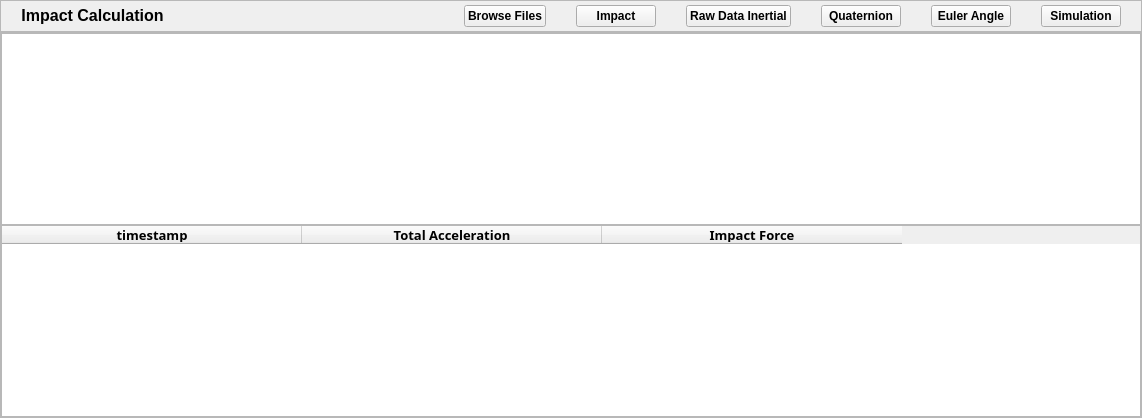
                <widget class="QWidget" name="ImpactPage">
                 <layout class="QVBoxLayout" name="verticalLayout_20">
                  <property name="spacing">
                   <number>0</number>
                  </property>
                  <property name="leftMargin">
                   <number>0</number>
                  </property>
                  <property name="topMargin">
                   <number>0</number>
                  </property>
                  <property name="rightMargin">
                   <number>0</number>
                  </property>
                  <property name="bottomMargin">
                   <number>0</number>
                  </property>
                  <item>
                   <widget class="QFrame" name="frame_10">
                    <property name="sizePolicy">
                     <sizepolicy hsizetype="Preferred" vsizetype="Minimum">
                      <horstretch>0</horstretch>
                      <verstretch>0</verstretch>
                     </sizepolicy>
                    </property>
                    <property name="maximumSize">
                     <size>
                      <width>16777215</width>
                      <height>40</height>
                     </size>
                    </property>
                    <property name="frameShape">
                     <enum>QFrame::StyledPanel</enum>
                    </property>
                    <property name="frameShadow">
                     <enum>QFrame::Raised</enum>
                    </property>
                    <layout class="QHBoxLayout" name="horizontalLayout_23">
                     <property name="spacing">
                      <number>0</number>
                     </property>
                     <property name="leftMargin">
                      <number>20</number>
                     </property>
                     <property name="topMargin">
                      <number>0</number>
                     </property>
                     <property name="rightMargin">
                      <number>20</number>
                     </property>
                     <property name="bottomMargin">
                      <number>0</number>
                     </property>
                     <item>
                      <widget class="QLabel" name="label_12">
                       <property name="sizePolicy">
                        <sizepolicy hsizetype="Preferred" vsizetype="Fixed">
                         <horstretch>0</horstretch>
                         <verstretch>0</verstretch>
                        </sizepolicy>
                       </property>
                       <property name="font">
                        <font>
                         <pointsize>12</pointsize>
                         <weight>75</weight>
                         <bold>true</bold>
                        </font>
                       </property>
                       <property name="text">
                        <string>Impact Calculation</string>
                       </property>
                       <property name="alignment">
                        <set>Qt::AlignCenter</set>
                       </property>
                      </widget>
                     </item>
                     <item>
                      <spacer name="horizontalSpacer_12">
                       <property name="orientation">
                        <enum>Qt::Horizontal</enum>
                       </property>
                       <property name="sizeType">
                        <enum>QSizePolicy::Expanding</enum>
                       </property>
                       <property name="sizeHint" stdset="0">
                        <size>
                         <width>300</width>
                         <height>30</height>
                        </size>
                       </property>
                      </spacer>
                     </item>
                     <item>
                      <widget class="QPushButton" name="FLoadFileInertial">
                       <property name="font">
                        <font>
                         <weight>75</weight>
                         <bold>true</bold>
                        </font>
                       </property>
                       <property name="text">
                        <string>Browse Files</string>
                       </property>
                      </widget>
                     </item>
                     <item>
                      <spacer name="horizontalSpacer_36">
                       <property name="orientation">
                        <enum>Qt::Horizontal</enum>
                       </property>
                       <property name="sizeType">
                        <enum>QSizePolicy::Fixed</enum>
                       </property>
                       <property name="sizeHint" stdset="0">
                        <size>
                         <width>30</width>
                         <height>20</height>
                        </size>
                       </property>
                      </spacer>
                     </item>
                     <item>
                      <widget class="QPushButton" name="FImpact">
                       <property name="font">
                        <font>
                         <weight>75</weight>
                         <bold>true</bold>
                        </font>
                       </property>
                       <property name="text">
                        <string>Impact</string>
                       </property>
                      </widget>
                     </item>
                     <item>
                      <spacer name="horizontalSpacer_37">
                       <property name="orientation">
                        <enum>Qt::Horizontal</enum>
                       </property>
                       <property name="sizeType">
                        <enum>QSizePolicy::Fixed</enum>
                       </property>
                       <property name="sizeHint" stdset="0">
                        <size>
                         <width>30</width>
                         <height>20</height>
                        </size>
                       </property>
                      </spacer>
                     </item>
                     <item>
                      <widget class="QPushButton" name="FRawDatabtn">
                       <property name="font">
                        <font>
                         <weight>75</weight>
                         <bold>true</bold>
                        </font>
                       </property>
                       <property name="text">
                        <string>Raw Data Inertial</string>
                       </property>
                      </widget>
                     </item>
                     <item>
                      <spacer name="horizontalSpacer_38">
                       <property name="orientation">
                        <enum>Qt::Horizontal</enum>
                       </property>
                       <property name="sizeType">
                        <enum>QSizePolicy::Fixed</enum>
                       </property>
                       <property name="sizeHint" stdset="0">
                        <size>
                         <width>30</width>
                         <height>20</height>
                        </size>
                       </property>
                      </spacer>
                     </item>
                     <item>
                      <widget class="QPushButton" name="FQuaternionbtn">
                       <property name="font">
                        <font>
                         <weight>75</weight>
                         <bold>true</bold>
                        </font>
                       </property>
                       <property name="text">
                        <string>Quaternion</string>
                       </property>
                      </widget>
                     </item>
                     <item>
                      <spacer name="horizontalSpacer_39">
                       <property name="orientation">
                        <enum>Qt::Horizontal</enum>
                       </property>
                       <property name="sizeType">
                        <enum>QSizePolicy::Minimum</enum>
                       </property>
                       <property name="sizeHint" stdset="0">
                        <size>
                         <width>30</width>
                         <height>20</height>
                        </size>
                       </property>
                      </spacer>
                     </item>
                     <item>
                      <widget class="QPushButton" name="FEulerbtn">
                       <property name="font">
                        <font>
                         <weight>75</weight>
                         <bold>true</bold>
                        </font>
                       </property>
                       <property name="text">
                        <string>Euler Angle</string>
                       </property>
                      </widget>
                     </item>
                     <item>
                      <spacer name="horizontalSpacer_40">
                       <property name="orientation">
                        <enum>Qt::Horizontal</enum>
                       </property>
                       <property name="sizeType">
                        <enum>QSizePolicy::Fixed</enum>
                       </property>
                       <property name="sizeHint" stdset="0">
                        <size>
                         <width>30</width>
                         <height>20</height>
                        </size>
                       </property>
                      </spacer>
                     </item>
                     <item>
                      <widget class="QPushButton" name="FSimulationbtn">
                       <property name="font">
                        <font>
                         <weight>75</weight>
                         <bold>true</bold>
                        </font>
                       </property>
                       <property name="text">
                        <string>Simulation</string>
                       </property>
                      </widget>
                     </item>
                    </layout>
                   </widget>
                  </item>
                  <item>
                   <widget class="QFrame" name="frame_11">
                    <property name="sizePolicy">
                     <sizepolicy hsizetype="Preferred" vsizetype="Expanding">
                      <horstretch>0</horstretch>
                      <verstretch>0</verstretch>
                     </sizepolicy>
                    </property>
                    <property name="minimumSize">
                     <size>
                      <width>0</width>
                      <height>220</height>
                     </size>
                    </property>
                    <property name="frameShape">
                     <enum>QFrame::StyledPanel</enum>
                    </property>
                    <property name="frameShadow">
                     <enum>QFrame::Raised</enum>
                    </property>
                    <layout class="QVBoxLayout" name="verticalLayout_26">
                     <property name="spacing">
                      <number>0</number>
                     </property>
                     <property name="leftMargin">
                      <number>0</number>
                     </property>
                     <property name="topMargin">
                      <number>0</number>
                     </property>
                     <property name="rightMargin">
                      <number>0</number>
                     </property>
                     <property name="bottomMargin">
                      <number>0</number>
                     </property>
                     <item>
                      <widget class="QChartView" name="ImpactChart"/>
                     </item>
                     <item>
                      <widget class="QTableWidget" name="ImpactTable">
                       <property name="sizePolicy">
                        <sizepolicy hsizetype="Preferred" vsizetype="Minimum">
                         <horstretch>0</horstretch>
                         <verstretch>0</verstretch>
                        </sizepolicy>
                       </property>
                       <property name="minimumSize">
                        <size>
                         <width>0</width>
                         <height>0</height>
                        </size>
                       </property>
                       <property name="maximumSize">
                        <size>
                         <width>16777215</width>
                         <height>300</height>
                        </size>
                       </property>
                       <property name="sizeIncrement">
                        <size>
                         <width>927</width>
                         <height>0</height>
                        </size>
                       </property>
                       <property name="font">
                        <font>
                         <family>Sans Serif Collection</family>
                         <pointsize>10</pointsize>
                         <weight>50</weight>
                         <bold>false</bold>
                        </font>
                       </property>
                       <property name="focusPolicy">
                        <enum>Qt::NoFocus</enum>
                       </property>
                       <property name="inputMethodHints">
                        <set>Qt::ImhDigitsOnly</set>
                       </property>
                       <property name="autoScrollMargin">
                        <number>10</number>
                       </property>
                       <property name="editTriggers">
                        <set>QAbstractItemView::NoEditTriggers</set>
                       </property>
                       <property name="alternatingRowColors">
                        <bool>false</bool>
                       </property>
                       <attribute name="horizontalHeaderDefaultSectionSize">
                        <number>300</number>
                       </attribute>
                       <column>
                        <property name="text">
                         <string>timestamp</string>
                        </property>
                        <property name="font">
                         <font>
                          <weight>75</weight>
                          <bold>true</bold>
                         </font>
                        </property>
                       </column>
                       <column>
                        <property name="text">
                         <string>Total Acceleration</string>
                        </property>
                        <property name="font">
                         <font>
                          <weight>75</weight>
                          <bold>true</bold>
                         </font>
                        </property>
                       </column>
                       <column>
                        <property name="text">
                         <string>Impact Force</string>
                        </property>
                        <property name="font">
                         <font>
                          <weight>75</weight>
                          <bold>true</bold>
                         </font>
                        </property>
                       </column>
                      </widget>
                     </item>
                    </layout>
                   </widget>
                  </item>
                 </layout>
                </widget>
